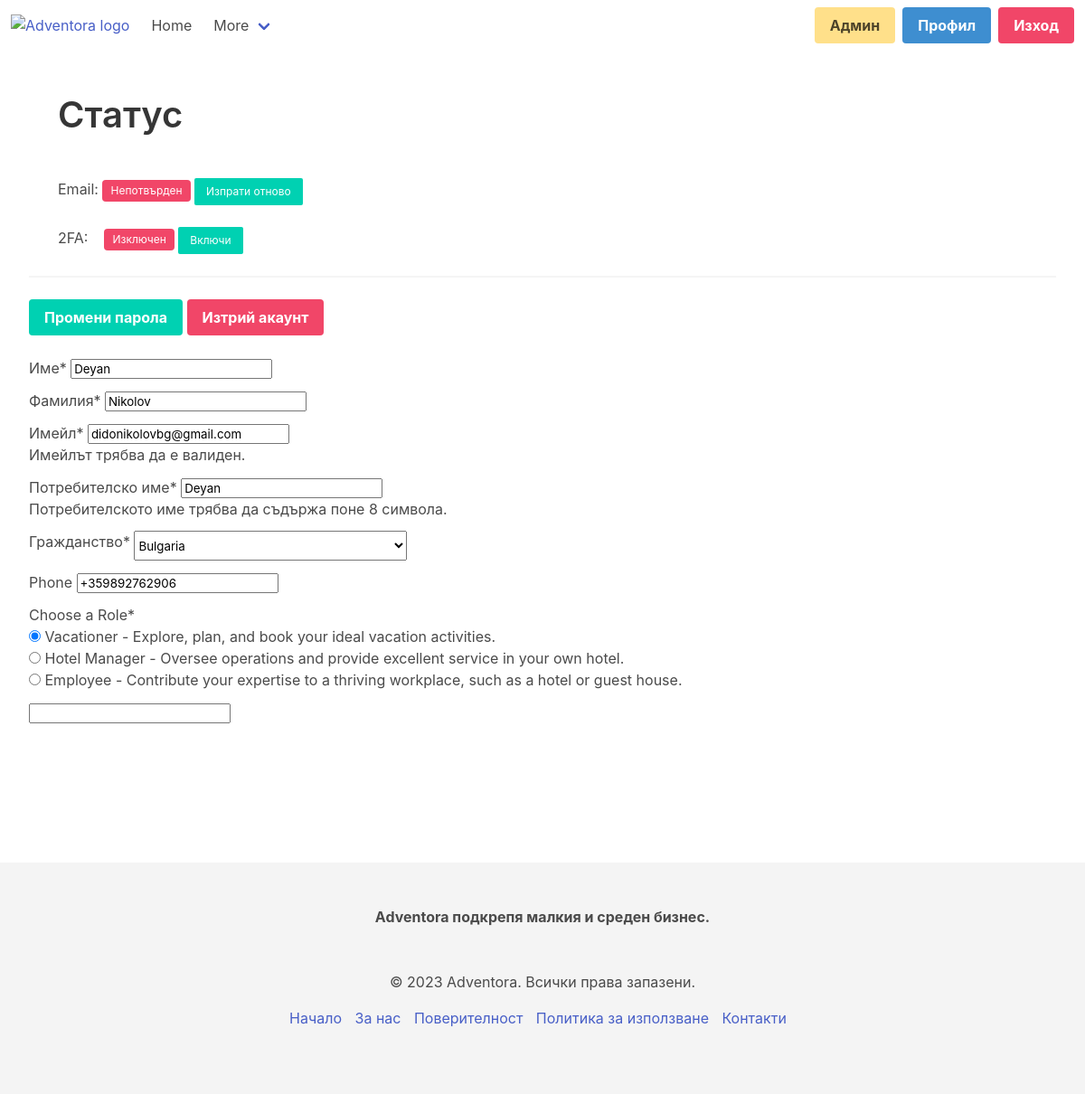
Page /authentication/edit-profile (signed in) on the earlier database version.
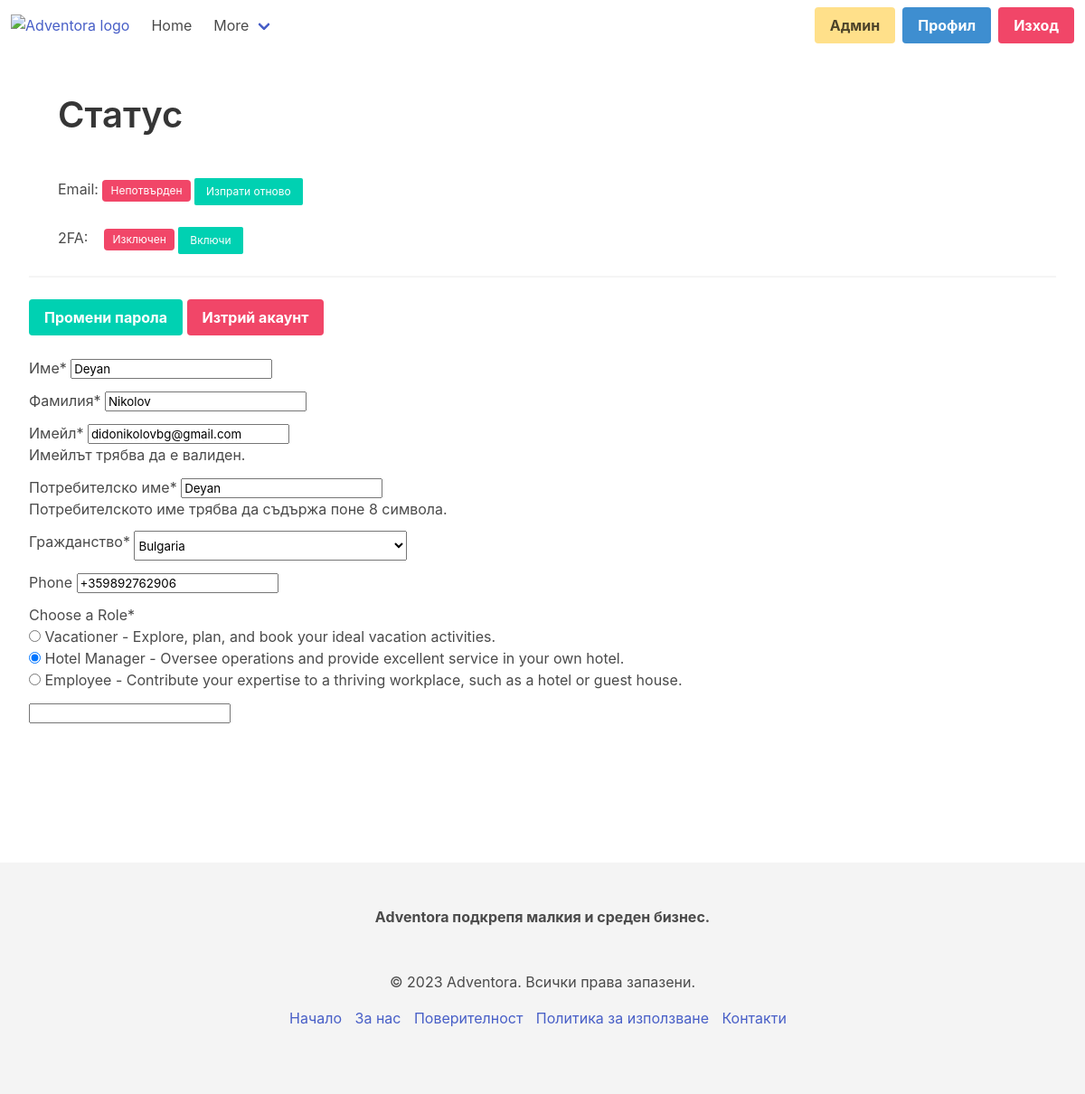
Same page on the later database version.
### authentication/models.py (models this page shows, shortened)
class CustomUser(AbstractUser):
    ROLE_CHOICES = (('user', 'User'), ('manager', 'Manager'), ("employee", "Employee"), ("admin", "Admin"),)
    uniqueid = models.CharField(max_length=100, null=True, blank=True, default=str(uuid.uuid4()))
    banned = models.BooleanField(default=False, null=True, blank=True)
    confirmedusername = models.BooleanField(default=False, null=True, blank=True)
    confirmedemail = models.BooleanField(default=False, null=True, blank=True)
    confirmedname = models.BooleanField(default=False, null=True, blank=True)
    confirmedrole = models.BooleanField(default=False, null=True, blank=True)
    confirmedcitizenship = models.BooleanField(default=False, null=True, blank=True)
    confirmedphone = models.BooleanField(default=False, null=True, blank=True)
    verifiedemail = models.BooleanField(default=False, null=True, blank=True)
    two_fa_enabled = models.BooleanField(default=False, null=True, blank=True)
    factor = models.CharField(max_length=120, null=True, blank=True)
    factor_passed = models.BooleanField(default=False, null=True, blank=True)
    phone = PhoneNumberField(null=True, blank=True)
    citizenship = CountryField(blank_label='(select country)', null=True, blank=True)
    role = models.CharField(max_length=20, choices=ROLE_CHOICES, null=True, blank=True)
    manager = models.ForeignKey('self', on_delete=models.SET_NULL, null=True, blank=True, related_name='employees')
    hotel = models.ForeignKey(Hotel, on_delete=models.SET_NULL, null=True, blank=True)

### authentication/views.py (the view, shortened to what this page needs)
# urls.py: path('edit-profile', views.edit_profile, name='edit-profile'),
def edit_profile(request):
    form = EditProfileForm(initial={'first_name': request.user.first_name, 'last_name': request.user.last_name,
                                    'email': request.user.email, 'username': request.user.username,
                                    'role': request.user.role, 'citizenship': request.user.citizenship,
                                    'phone': request.user.phone})
    first_name = request.user.first_name
    last_name = request.user.last_name
    email = request.user.email
    username = request.user.username
    citizenship = request.user.citizenship
    context = {'form': form, 'first_name': first_name, 'last_name': last_name, 'email': email, 'username': username,
               citizenship: 'citizenship'}
    return render(request, 'auth/edit_profile.html', context)

### adventora/templates/auth/edit_profile.html (shortened to what this page needs)
{% extends "base.html" %}
{% load static %}
{% load crispy_forms_tags %}
{% block content %}
    <div class="container is-fluid">
    <h2 class="title is-2">Статус</h2>
        <br>
    Email: {% if user.verifiedemail == False %} <span class="tag is-danger">Непотвърден </span>  <button class="button is-primary is-small" onclick="window.location.href='{% url 'resend-verification-email' %}'">Изпрати отново</button> {% else %} <span class="tag is-success">Потвърден </span>  {% endif %}
<br><br>
    2FA:&nbsp;&nbsp;&nbsp;  {% if user.two_fa_enabled == True %} <span class="tag is-success">Включен </span>  <button class="button is-primary is-small" onclick="window.location.href='{% url 'two-factor-disable' %}'">Изключи</button> {% else %} <span class="tag is-danger">Изключен </span>  <button class="button is-primary is-small" onclick="window.location.href='{% url 'two-factor-enable' %}'">Включи</button> {% endif %}
    </div>
<hr>
   <a class="button is-primary" href="{% url 'change-password' %}">
                            <strong>Промени парола</strong>
   </a>
       <a class="button is-danger" href="{% url 'delete-account' %}">
                            <strong>Изтрий акаунт</strong>
   </a>
    <br><br>
        {% crispy form %}
{% endblock %}

Differences in the rows shown:
changed CustomUser "Deyan": role "☑ Vacationer - Explore, plan, an ☐ Hotel Manager - Oversee operat ☐ Employee - Contribute your exp" → "☐ Vacationer - Explore, plan, an ☑ Hotel Manager - Oversee operat ☐ Employee - Contribute your exp"
